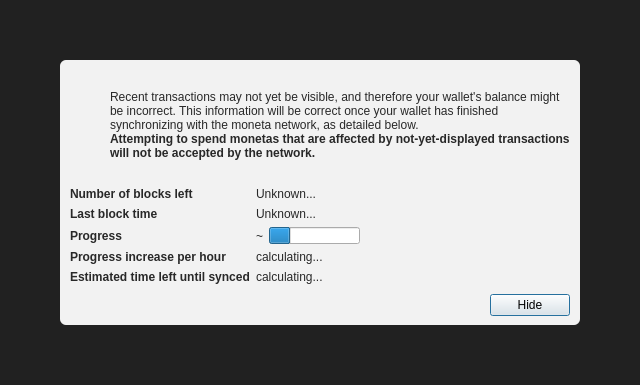
<?xml version="1.0" encoding="UTF-8"?>
<ui version="4.0">
 <class>ModalOverlay</class>
 <widget class="ModalOverlay" name="ModalOverlay">
  <property name="geometry">
   <rect>
    <x>0</x>
    <y>0</y>
    <width>640</width>
    <height>385</height>
   </rect>
  </property>
  <property name="windowTitle">
   <string>Form</string>
  </property>
  <layout class="QVBoxLayout" name="verticalLayout" stretch="0">
   <property name="sizeConstraint">
    <enum>QLayout::SetDefaultConstraint</enum>
   </property>
   <property name="leftMargin">
    <number>0</number>
   </property>
   <property name="topMargin">
    <number>0</number>
   </property>
   <property name="rightMargin">
    <number>0</number>
   </property>
   <property name="bottomMargin">
    <number>0</number>
   </property>
   <item>
    <widget class="QWidget" name="bgWidget" native="true">
     <property name="styleSheet">
      <string notr="true">#bgWidget { background: rgba(0,0,0,220); }</string>
     </property>
     <layout class="QVBoxLayout" name="verticalLayoutMain" stretch="1">
      <property name="leftMargin">
       <number>60</number>
      </property>
      <property name="topMargin">
       <number>60</number>
      </property>
      <property name="rightMargin">
       <number>60</number>
      </property>
      <property name="bottomMargin">
       <number>60</number>
      </property>
      <item>
       <widget class="QWidget" name="contentWidget" native="true">
        <property name="styleSheet">
         <string notr="true">#contentWidget { background: rgba(255,255,255,240); border-radius: 6px; }

QLabel { color: rgb(40,40,40);  }</string>
        </property>
        <layout class="QVBoxLayout" name="verticalLayoutSub" stretch="1,0,0,0">
         <property name="spacing">
          <number>0</number>
         </property>
         <property name="leftMargin">
          <number>10</number>
         </property>
         <property name="topMargin">
          <number>10</number>
         </property>
         <property name="rightMargin">
          <number>10</number>
         </property>
         <property name="bottomMargin">
          <number>10</number>
         </property>
         <item>
          <layout class="QHBoxLayout" name="horizontalLayoutIconText" stretch="0,1">
           <property name="topMargin">
            <number>20</number>
           </property>
           <item>
            <layout class="QVBoxLayout" name="verticalLayoutIcon">
             <property name="leftMargin">
              <number>0</number>
             </property>
             <item>
              <widget class="QPushButton" name="warningIcon">
               <property name="enabled">
                <bool>false</bool>
               </property>
               <property name="text">
                <string/>
               </property>
               <property name="icon">
                <iconset>
                 <normaloff>:/icons/warning</normaloff>
                 <disabledoff>:/icons/warning</disabledoff>:/icons/warning</iconset>
               </property>
               <property name="iconSize">
                <size>
                 <width>48</width>
                 <height>48</height>
                </size>
               </property>
               <property name="flat">
                <bool>true</bool>
               </property>
              </widget>
             </item>
             <item>
              <spacer name="verticalSpacerWarningIcon">
               <property name="orientation">
                <enum>Qt::Vertical</enum>
               </property>
               <property name="sizeHint" stdset="0">
                <size>
                 <width>20</width>
                 <height>40</height>
                </size>
               </property>
              </spacer>
             </item>
            </layout>
           </item>
           <item>
            <layout class="QVBoxLayout" name="verticalLayoutInfoText">
             <property name="leftMargin">
              <number>0</number>
             </property>
             <property name="topMargin">
              <number>0</number>
             </property>
             <item>
              <widget class="QLabel" name="infoText">
               <property name="text">
                <string>Recent transactions may not yet be visible, and therefore your wallet's balance might be incorrect. This information will be correct once your wallet has finished synchronizing with the moneta network, as detailed below.</string>
               </property>
               <property name="textFormat">
                <enum>Qt::RichText</enum>
               </property>
               <property name="wordWrap">
                <bool>true</bool>
               </property>
              </widget>
             </item>
             <item>
              <widget class="QLabel" name="infoTextStrong">
               <property name="font">
                <font>
                 <weight>75</weight>
                 <bold>true</bold>
                </font>
               </property>
               <property name="text">
                <string>Attempting to spend monetas that are affected by not-yet-displayed transactions will not be accepted by the network.</string>
               </property>
               <property name="textFormat">
                <enum>Qt::RichText</enum>
               </property>
               <property name="wordWrap">
                <bool>true</bool>
               </property>
              </widget>
             </item>
             <item>
              <spacer name="verticalSpacerInTextSpace">
               <property name="orientation">
                <enum>Qt::Vertical</enum>
               </property>
               <property name="sizeHint" stdset="0">
                <size>
                 <width>20</width>
                 <height>40</height>
                </size>
               </property>
              </spacer>
             </item>
            </layout>
           </item>
          </layout>
         </item>
         <item>
          <spacer name="verticalSpacerAfterText">
           <property name="orientation">
            <enum>Qt::Vertical</enum>
           </property>
           <property name="sizeHint" stdset="0">
            <size>
             <width>20</width>
             <height>40</height>
            </size>
           </property>
          </spacer>
         </item>
         <item>
          <layout class="QFormLayout" name="formLayout">
           <property name="fieldGrowthPolicy">
            <enum>QFormLayout::FieldsStayAtSizeHint</enum>
           </property>
           <property name="horizontalSpacing">
            <number>6</number>
           </property>
           <property name="verticalSpacing">
            <number>6</number>
           </property>
           <property name="topMargin">
            <number>10</number>
           </property>
           <item row="0" column="0">
            <widget class="QLabel" name="labelNumberOfBlocksLeft">
             <property name="font">
              <font>
               <weight>75</weight>
               <bold>true</bold>
              </font>
             </property>
             <property name="text">
              <string>Number of blocks left</string>
             </property>
            </widget>
           </item>
           <item row="0" column="1">
            <widget class="QLabel" name="numberOfBlocksLeft">
             <property name="text">
              <string>Unknown...</string>
             </property>
            </widget>
           </item>
           <item row="1" column="0">
            <widget class="QLabel" name="labelLastBlockTime">
             <property name="font">
              <font>
               <weight>75</weight>
               <bold>true</bold>
              </font>
             </property>
             <property name="text">
              <string>Last block time</string>
             </property>
            </widget>
           </item>
           <item row="1" column="1">
            <widget class="QLabel" name="newestBlockDate">
             <property name="sizePolicy">
              <sizepolicy hsizetype="Maximum" vsizetype="Preferred">
               <horstretch>0</horstretch>
               <verstretch>0</verstretch>
              </sizepolicy>
             </property>
             <property name="text">
              <string>Unknown...</string>
             </property>
            </widget>
           </item>
           <item row="2" column="0">
            <widget class="QLabel" name="labelSyncDone">
             <property name="font">
              <font>
               <weight>75</weight>
               <bold>true</bold>
              </font>
             </property>
             <property name="text">
              <string>Progress</string>
             </property>
            </widget>
           </item>
           <item row="2" column="1">
            <layout class="QHBoxLayout" name="horizontalLayoutSync" stretch="0,1">
             <item>
              <widget class="QLabel" name="percentageProgress">
               <property name="text">
                <string notr="true">~</string>
               </property>
              </widget>
             </item>
             <item>
              <widget class="QProgressBar" name="progressBar">
               <property name="value">
                <number>24</number>
               </property>
               <property name="format">
                <string/>
               </property>
              </widget>
             </item>
            </layout>
           </item>
           <item row="4" column="0">
            <widget class="QLabel" name="labelProgressIncrease">
             <property name="font">
              <font>
               <weight>75</weight>
               <bold>true</bold>
              </font>
             </property>
             <property name="text">
              <string>Progress increase per hour</string>
             </property>
            </widget>
           </item>
           <item row="4" column="1">
            <widget class="QLabel" name="progressIncreasePerH">
             <property name="text">
              <string>calculating...</string>
             </property>
            </widget>
           </item>
           <item row="5" column="0">
            <widget class="QLabel" name="labelEstimatedTimeLeft">
             <property name="font">
              <font>
               <weight>75</weight>
               <bold>true</bold>
              </font>
             </property>
             <property name="text">
              <string>Estimated time left until synced</string>
             </property>
            </widget>
           </item>
           <item row="5" column="1">
            <widget class="QLabel" name="expectedTimeLeft">
             <property name="text">
              <string>calculating...</string>
             </property>
            </widget>
           </item>
          </layout>
         </item>
         <item>
          <layout class="QHBoxLayout" name="horizontalLayoutButtons">
           <property name="leftMargin">
            <number>10</number>
           </property>
           <property name="topMargin">
            <number>10</number>
           </property>
           <item>
            <spacer name="horizontalSpacer">
             <property name="orientation">
              <enum>Qt::Horizontal</enum>
             </property>
             <property name="sizeHint" stdset="0">
              <size>
               <width>40</width>
               <height>20</height>
              </size>
             </property>
            </spacer>
           </item>
           <item>
            <widget class="QPushButton" name="closeButton">
             <property name="text">
              <string>Hide</string>
             </property>
             <property name="focusPolicy">
              <enum>Qt::StrongFocus</enum>
             </property>
             <property name="default">
              <bool>true</bool>
             </property>
            </widget>
           </item>
          </layout>
         </item>
        </layout>
       </widget>
      </item>
     </layout>
    </widget>
   </item>
  </layout>
 </widget>
 <customwidgets>
  <customwidget>
   <class>ModalOverlay</class>
   <extends>QWidget</extends>
   <header>qt/modaloverlay.h</header>
   <container>1</container>
  </customwidget>
 </customwidgets>
 <resources/>
 <connections/>
</ui>
